Frame 1 (no input): blank canvas, image omitted
Frame 60 (no input): blank canvas, image omitted
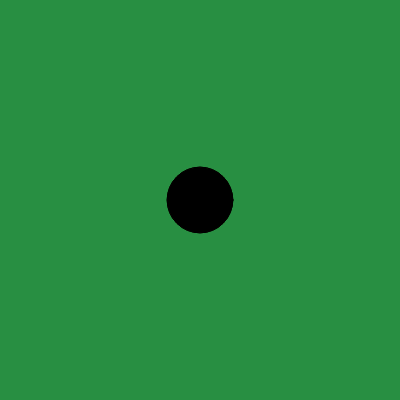
Frame 120 (the mouse pressed at the canvas centre since frame 60)

The p5.js sketch whose frames 1 and 60 were blank and that drew this single picture after the mouse press (run headless with seeded random() and noise() and a simulated clock; from frame 60 on, the mouse is pressed at the canvas centre):

// p5.js sketch
// ── sketch.js
let x=10
let backgroundcolorR=60
let backgroundcolorG=60
let backgroundcolorB=60

function setup() {
  createCanvas(400, 400);
}

function draw() {

  background(backgroundcolorR,backgroundcolorG,backgroundcolorB);
    
  fill(255,230,20);
  circle(mouseX,mouseY,x);
  fill(0);
  circle(400 -mouseX,400-mouseY,x);
  
}


function mousePressed(){
  
  fill(0);
  x=random(30,80);
  backgroundcolorR=random(1,190);
   backgroundcolorG=random(1,190);
   backgroundcolorB=random(1,190);
    
  
  
}
